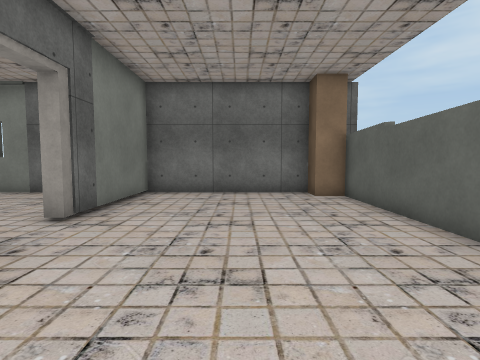
[1] (above)

12 first-person views from a walk through a scene from a Unity 3-D project. The camera is 1.2 m above the floor, tilts 4° down and sees 80° across. The floor is counted in squares, 1 m on a side. Each view is taken from the middle of a square. On the plan, view 1 faces up. The plan holds only what a view shows up to about 13 squares ahead; the rest is blank. The player character is not drawn. Some surface patterns are stand-ins.

[2]
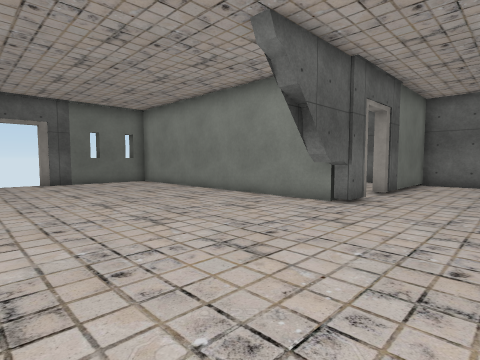

[3]
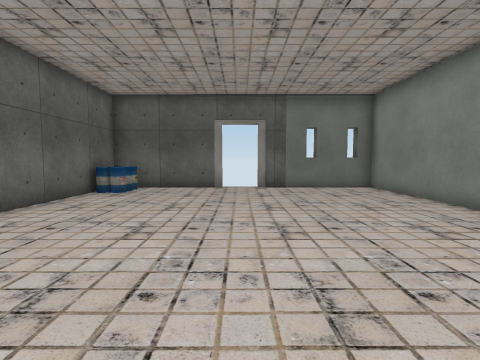

[4]
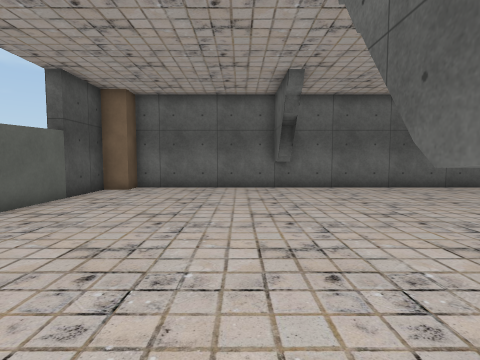

[5]
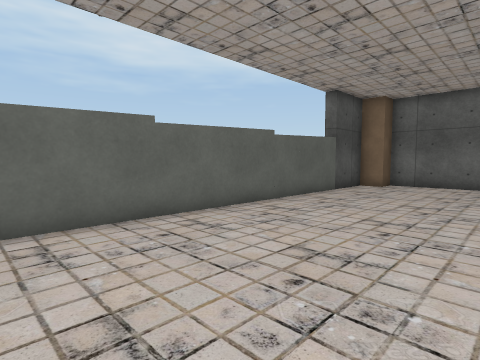

[6]
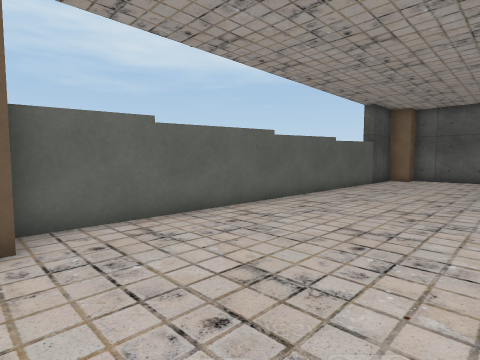

[7]
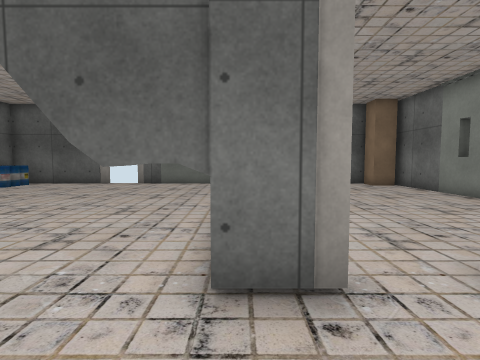

[8]
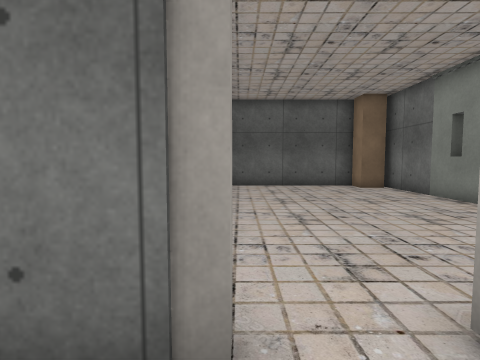

[9]
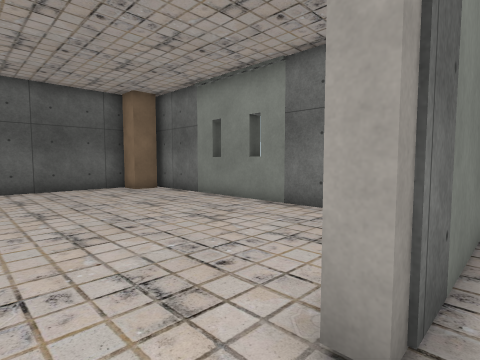

[10]
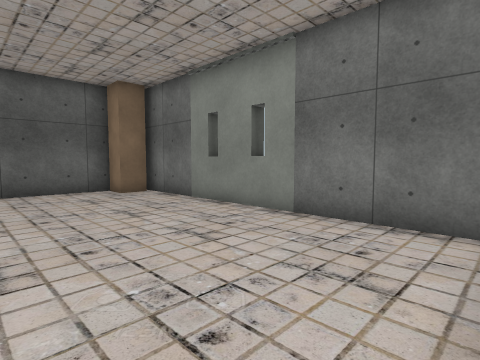

[11]
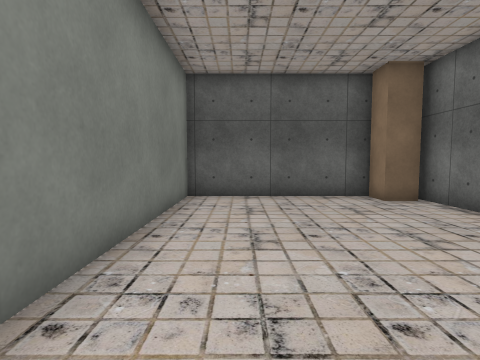

[12]
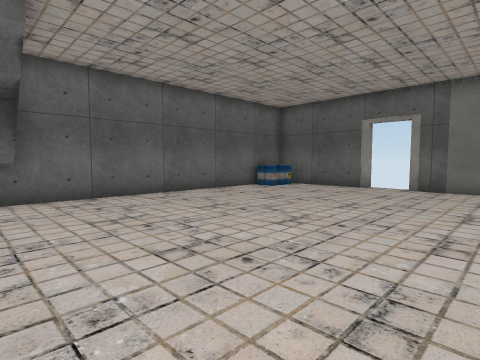

### Floor plan
Ten units are one square. View 1 is at (0, 0); x grows to the right and y downward. Boxes are objects, and circles mark ways between rooms. Rooms are numbered by the first view taken in them; rooms with no view inside come last. Other rooms are left out.
<svg viewBox="-165 -110 205 200">
<path fill="none" stroke="#000" d="M-34 -28 -155 -28 -155 23M-34 -40 -34 -13 -40 -13M-41 71 -35 71M35 75 35 -95M-155 38 -155 85 25 85M26 -105 -34 -105 -34 -56M-155 -94 -155 -33 -80 -33M-44 -105 -149 -105M-34 -56 -39 -56M-39 -40 -34 -40"/>
<rect x="-155" y="65" width="20" height="20" fill="#bbb"><title>barrel</title></rect>
<rect x="25" y="75" width="10" height="10" fill="#bbb"><title>other object</title></rect>
<rect x="25" y="-105" width="10" height="10" fill="#bbb"><title>other object</title></rect>
<rect x="-155" y="-105" width="20" height="20" fill="#bbb"><title>other object</title></rect>
<circle cx="-40" cy="-45" r="3" fill="#2a7"/>
<text x="-50" y="10">1</text>
<text x="-100" y="-70">2</text>
</svg>
Room 1 opens to room 2.

Where each view was taken, in squares from view 1:
view 1: 0 up, 0 right, facing up
view 2: 5 down, 0 right, facing up-left
view 3: 3 down, 3 left, facing left
view 4: 4 up, 2 left, facing down
view 5: 6 up, 2 left, facing down-right
view 6: 10 up, 2 left, facing down-right
view 7: 3 up, 1 left, facing left
view 8: 4 up, 2 left, facing left
view 9: 4 up, 3 left, facing up-left
view 10: 5 up, 4 left, facing up-left
view 11: 5 up, 6 left, facing left
view 12: 1 up, 3 left, facing down-left
